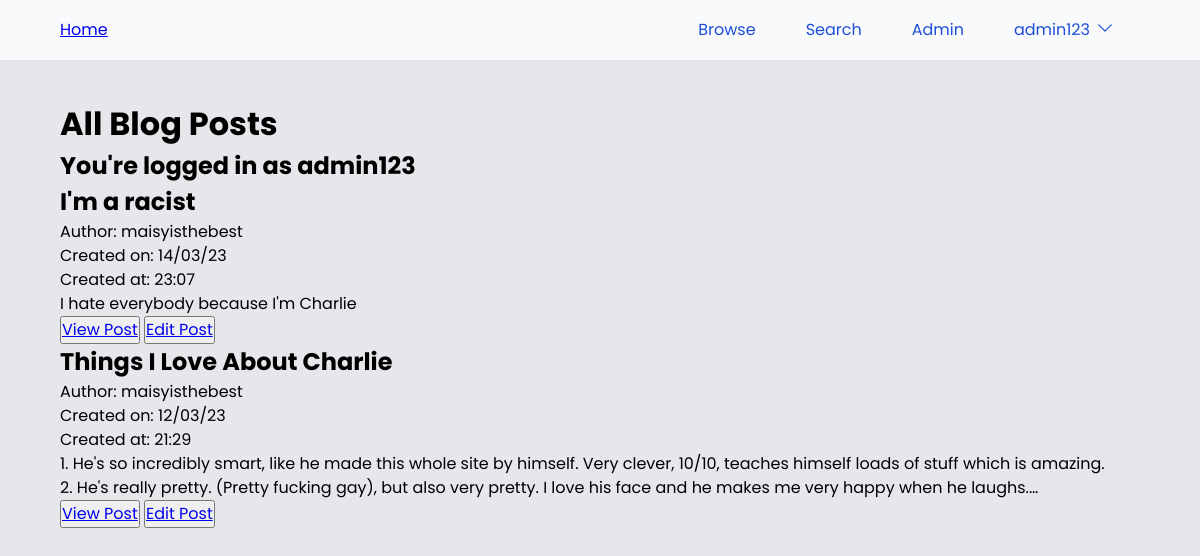
The page /posts (signed in) on the database its author committed.
### models.py (models this page shows, shortened)
class UserModel(UserMixin, db.Model):
    __tablename__ = "users"
    id = db.Column(db.Integer, primary_key=True)
    username = db.Column(db.String(50), unique=True, nullable=False)
    password_hash = db.Column(db.String(128), nullable=False)
    privilege_level = db.Column(
        db.String(16), default="User", nullable=False
    )  # Could be User, Admin, or SuperAdmin also could be an integer but used string for this example

class PostModel(db.Model):
    __tablename__ = "posts"
    id = db.Column(db.Integer, primary_key=True)
    title = db.Column(db.String(100), nullable=False)
    slug = db.Column(db.String(100), unique=True, nullable=False)
    content = db.Column(db.Text, nullable=False)
    created_at = db.Column(db.DateTime, server_default=func.now())
    updated_at = db.Column(db.DateTime, onupdate=func.now())
    author = db.Column(db.String(100), db.ForeignKey("users.username"), nullable=False)
    status = db.Column(
        db.String, default="Draft"
    )  # Could be Draft, Review, Published, or Archived

### main.py (the view)
@app.route("/posts")
def browse():
    posts = (
        PostModel.query.filter_by(status="Published")
        .order_by(desc(PostModel.created_at))
        .all()
    )
    return render_template(
        "browse_posts.html",
        posts=posts,
        current_username=get_current_username(),
        page_title="Browse Posts",
    )

### main.py (called while the page is built)
def get_current_username():
    if current_user.is_authenticated:
        return current_user.username
    else:
        return "Guest"

### models.py (called while the page is built)
@login.user_loader
def load_user(id):
    return UserModel.query.get(int(id))

### templates/browse_posts.html
{% extends "base.html" %}{%block head%}{%endblock%}{% block body %}
<h1>All Blog Posts</h1>
<h2>You're logged in as {{current_username}}</h2>
{% for post in posts %}
<div class="post-card">
    <h2>{{post.title}}</h2>
    <p>Author: {{post.author}}</p>
    <p>Created on: {{post.created_at.strftime("%d/%m/%y")}}</p>
    <p>Created at: {{post.created_at.strftime("%H:%M")}}</p>
    <div class="post__content-preview">{{post.content|safe}}</div>
    <div class="button-container">
        <button><a href="{{url_for("view_post", slug=post.slug)}}">View Post</a></button>
        {% if post.author == current_username or current_user.privilege_level == "Admin" %}
        <button><a href="{{url_for("edit", slug=post.slug)}}">Edit Post</a></button>
        {% endif %}
</div>
{% endfor %}
{% endblock %}

### templates/base.html (shortened to what this page needs)
<!DOCTYPE html>
<html lang="en">
  <head>
    <link rel="stylesheet" href="{{ url_for('static', filename='css/stylesheet.css')}}" />
  </head>
  <header class="header">
    <div class="header__inner">
      <a href="{{url_for('index')}}"
        >Home</a>
      <nav class="nav">
        <ul class="nav__list">
          <li class="nav__list-item">
            <a class="nav__list-link" href="{{url_for("browse")}}">Browse</a>
          </li>
          <li class="nav__list-item">
            <a class="nav__list-link" href="#">Search</a>
          </li>
          {% if current_user.privilege_level == "Admin" %}
          <li class="nav__list-item">
            <div class="dropdown">
              <button class="dropbtn">Admin</button>
            </div>
          </li>
          {% endif %}
          {% if current_user.is_authenticated %}
          <li class="nav__list-item">
            <div class="dropdown">
              <button class="dropbtn">{{current_username}}<svg xmlns="http://www.w3.org/2000/svg" fill="none" viewBox="0 0 24 24" stroke-width="1.5" stroke="currentColor" class="w-6 h-6">
                <path stroke-linecap="round" stroke-linejoin="round" d="M19.5 8.25l-7.5 7.5-7.5-7.5" />
              </svg>
              </button>
            </div>
            {% else %}
            <a class="nav__list-link" href="{{url_for('login')}}">Login</a>
            {% endif %}
          </li>
        </ul>
      </nav>
    </div>
  </header>
  <body>
    <div class="content">
    {% block body %} {% endblock %}
  </div>
  </body>
</html>

### static/css/stylesheet.css (style rules this page uses)
*, *::before, *::after { box-sizing: border-box; }
* { margin: 0; padding: 0; }
html, body { height: 100%; }
body { line-height: 1.5; -webkit-font-smoothing: antialiased; }
img, picture, video, canvas, svg { display: block; max-width: 100%; }
input, button, textarea, select { font: inherit; }
p, h1, h2, h3, h4, h5, h6 { overflow-wrap: break-word; }
:root { --dark-background: #27272a; --dark-foregeound: #e2e8f0; --dark-text: #e2e8f0; --dark-text-lighter: #6e6e6e; --dark-primary: #3839ff; --current-background: #e5e7eb; --current-foregeound: #18181b; --current-text: #18181b; --current-text-lighter: #4d5050; --light-primary: #00c3ff; --color-primary: #4f46e5; --color-secondary: #818cf8; --gradeint-primary: linear-gradient(#163de7, #00c3ff); }
body { background-color: var(--current-background); font-family: "Poppins", Noto Sans, sans-serif; min-height: 100%; height: 100%; display: flex; flex-direction: column; }
.content { flex: 1 1 auto; margin: 0 5%; }
.header { color: var(--primary-fg); background-color: #f8fafc; display: flex; justify-content: center; margin-bottom: 40px; padding: 14px 0; }
.header__inner { display: flex; justify-content: space-between; align-items: center; max-width: 90vw; width: 100%; }
.nav { flex: 0 1 auto; }
.nav__list { display: flex; justify-content: space-between; list-style: none; align-items: center; }
.nav__list-item { margin: 0; }
.nav__list-link { text-decoration: none; transition: all 0.3s; padding: 4px 25px; color: #1d4ed8; }
.nav .dropdown .dropbtn { border: none; outline: none; color: #1d4ed8; background-color: inherit; font-family: inherit; margin: 0; }
.nav .dropbtn { display: flex; padding: 4px 25px; transition: all 0.3s; }
.nav .dropbtn svg { margin-left: 5px; width: 20px; }
.post__content-preview { display: -webkit-box; -webkit-line-clamp: 2; -webkit-box-orient: vertical; overflow: hidden; }
.post__content-preview * { font-size: 1rem; }

### rows shown on the page
UserModel: username "admin123"
PostModel: title "I'm a racist", author "maisyisthebest", created_at "14/03/23", created_at "23:07", content "I hate everybody because I'm Charlie"
PostModel: title "Things I Love About Charlie", author "maisyisthebest", created_at "12/03/23", created_at "21:29", content "1. He's so incredibly smart, like he made this whole site by himself. Very clever, 10/10, teaches himself loads of stuff which is amazing. 2. He's really pretty. (Pretty fucking gay), but also very pretty. I love his face and he makes me very happy when he laughs."
